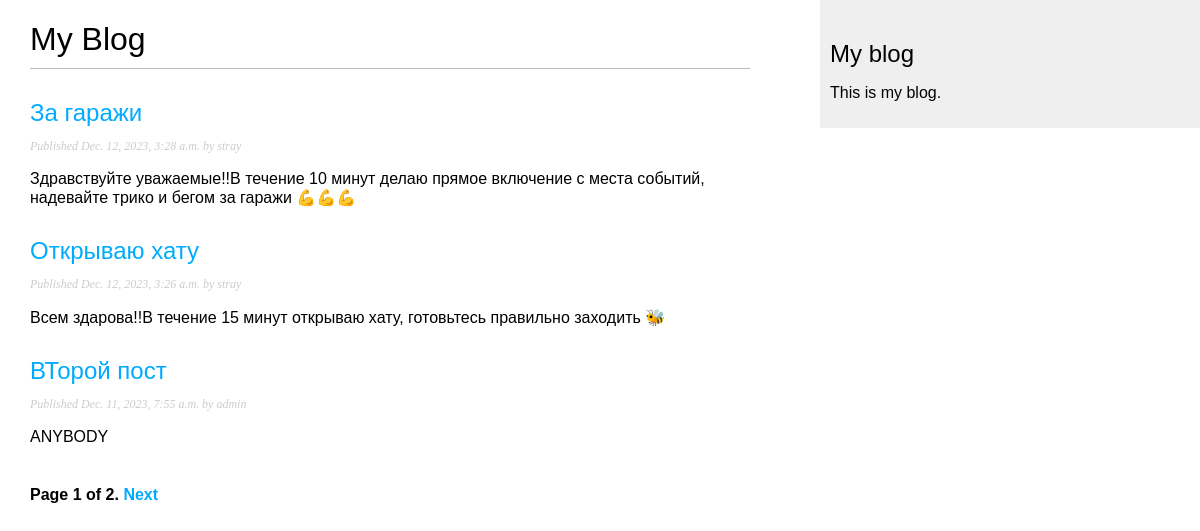
The page /blog/ on the database as committed earlier.
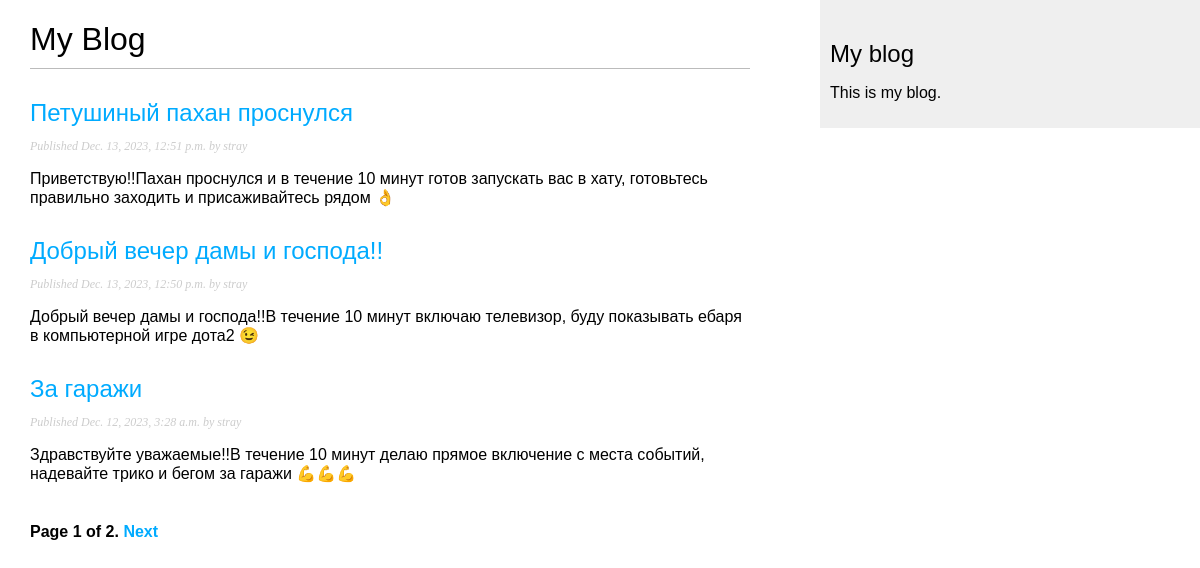
The same page on the database as committed later.
### blog/models.py (models this page shows, shortened)
class Post(models.Model):
    class Status(models.TextChoices):
        DRAFT = 'DF', 'Draft'  # Можно обращаться как Post.Status.choices(both)(like items)/labels(1)/values(DF, PB)
        PUBLISHED = 'PB', 'Published'  # короче эта хуйня это буквально словарь (словарь = key, value)
    title = models.CharField(max_length=250)
    slug = models.SlugField(max_length=250,
                            unique_for_date='publish')  # Сверяет уникальность по Дате
    author = models.ForeignKey(User,
                               on_delete=models.CASCADE,
                               related_name='blog_posts')
    body = models.TextField()
    publish = models.DateTimeField(default=timezone.now)
    created = models.DateTimeField(auto_now_add=True)
    updated = models.DateTimeField(auto_now=True)
    status = models.CharField(max_length=2,
                              choices=Status.choices,
                              default=Status.DRAFT)
    objects = models.Manager()
    published = PublishedManager()
    class Meta:
        ordering = ['-publish']  # сортирован по паблишу (время публикации поста), но в обратном порядке (-)
        indexes = [
            models.Index(fields=['-publish'])
        ]
    def get_absolute_url(self):
        return reverse('blog:post_detail', args=[self.publish.year, self.publish.month, self.publish.day, self.slug])

### blog/views.py (the view)
# urls.py: path('', views.PostListView.as_view(), name='post_list'),  # as_view преобразует в представление.
class PostListView(ListView):
    queryset = Post.published.all()
    context_object_name = 'posts'
    paginate_by = 3
    template_name = 'blog/post/list.html'

### blog/templates/blog/post/list.html (shortened to what this page needs)
{% extends "blog/base.html" %}
{% block content %}
  <h1>My Blog</h1>
  {% for post in posts %}
    <h2>
      <a href="{{ post.get_absolute_url }}">
        {{ post.title }}
      </a>
    </h2>
    <p class="date">
      Published {{ post.publish }} by {{ post.author }}
    </p>
    {{ post.body|truncatewords:30|linebreaks }}
  {% endfor %}
  {% include "pagination.html" with page=page_obj %}
{% endblock %}

Rows that differ between the two databases and show on the page:
no longer on this page (row unchanged): Post: title "Открываю хату", publish "Dec. 12, 2023, 3:26 a.m.", author "stray", body "Всем здарова!!В течение 15 минут открываю хату, готовьтесь правильно заходить 🐝"
no longer on this page (row unchanged): Post: title "ВТорой пост", publish "Dec. 11, 2023, 7:55 a.m.", author "admin", body "ANYBODY"
added Post: title "Петушиный пахан проснулся", publish "Dec. 13, 2023, 12:51 p.m.", author "stray", body "Приветствую!!Пахан проснулся и в течение 10 минут готов запускать вас в хату, готовьтесь правильно заходить и присаживайтесь рядом 👌"
added Post: title "Добрый вечер дамы и господа!!", publish "Dec. 13, 2023, 12:50 p.m.", author "stray", body "Добрый вечер дамы и господа!!В течение 10 минут включаю телевизор, буду показывать ебаря в компьютерной игре дота2 😉"
